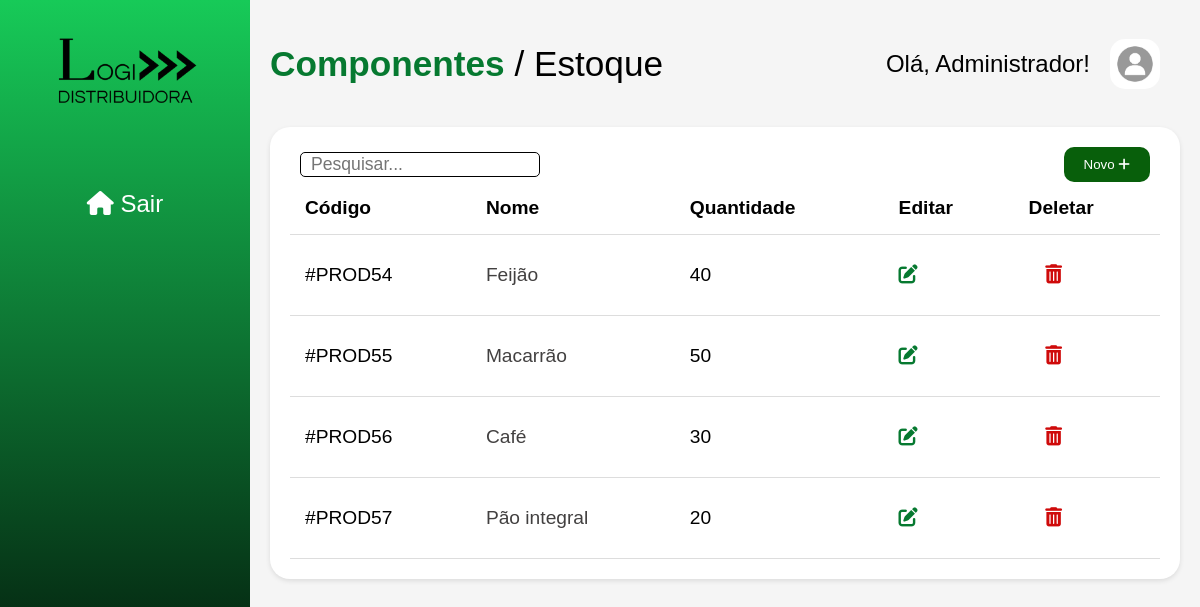
Before: /produtos/ (signed in) with the older database file.
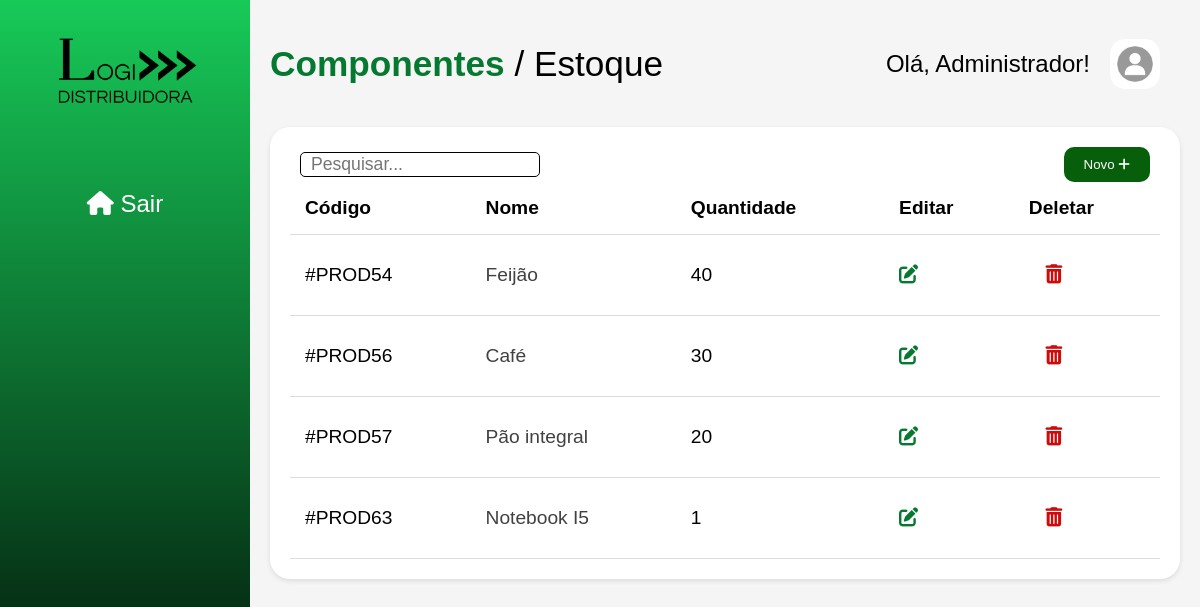
After: the same page with the newer database file.
### produtos/models.py (models this page shows, shortened)
class Produto (models.Model):
    nome = models.CharField(max_length=100)
    descricao = models.TextField(blank=True, null=True)
    preco = models.DecimalField(max_digits=10, decimal_places=2, default=0.00)
    quantidade = models.IntegerField()
    data_cadastro = models.DateField(default=timezone.now)

### estoque/views.py (the view)
# urls.py: path('produtos/', views.pagina_inicial, name='pagina_inicial'),  # Certifique-se de que você está incluindo as URLs do app 'produtos'
@login_required
def pagina_inicial(request):
    produtos = Produto.objects.all()
    return render(request, 'estoque/pagina_inicial.html', {'produtos': produtos})

### templates/estoque/pagina_inicial.html (shortened to what this page needs)
{% load static %}
<!DOCTYPE html>
<html>
<head>
  <link rel="stylesheet" href="https://cdnjs.cloudflare.com/ajax/libs/font-awesome/6.0.0/css/all.min.css" />
  <link rel="stylesheet" href="{% static 'css/main_page.css' %}">
</head>
<body>
  <div class="container">
    <aside class="sidebar">
      <div class="logo">
        <img src="{% static 'img/logo_oficial.png' %}" alt="Logo">
      </div>
      <ul class="menu">
        <li><a href="{% url 'login' %}"><i class="fas fa-home"></i> Sair</a></li>
      </ul>
    </aside>
    <main class="content">
      <header>
        <h1><span>Componentes </span> / Estoque</h1>
        <div class="user-info">
          <span>Olá, {{ user.first_name }}!</span>
          <img src="{% static 'img/user.jpeg' %}" alt="Foto do usuário">
        </div>
      </header>
      <section class="inventory">
        <div class="search-bar">
          <input type="text" placeholder="Pesquisar...">
          <a href="{% url 'cadastrar_produto' %}"><button class="new-item">Novo <i class="fas fa-plus"></i></button></a>
        </div>
        <table>
          <thead>
            <tr>
              <th>Código</th>
              <th>Nome</th>
              <th>Quantidade</th>
              <th>Editar</th>
              <th>Deletar</th>
            </tr>
          </thead>
          <tbody>
            <tr>
                {% for produto in produtos %}
                    <td>
                      #PROD{{ produto.id }}
                    </td>
                    <td>
                      <a href="{% url 'detalhe_produto' produto.id %}" id="edit">{{ produto.nome }}</a>
                    </td>
                    <td>
                      {{ produto.quantidade }}
                    </td>
                    <td>
                      <a href="{% url 'editar_produto' produto.id %}" class="edit">
                        <i class="fas fa-edit"></i>
                      </a>
                    </td>
                    <td>
                        <button class="delete" data-id="{{ produto.id }}">
                            <i class="fas fa-trash-alt"></i>
                        </button>
                    </td>
                    </tr>
                {% endfor %}
          </tbody>
        </table>
      </section>
    </main>
  </div>
</body>
</html>

Changed rows visible on the page:
removed Produto: id "55", nome "Macarrão", quantidade "50"
added Produto: id "63", nome "Notebook I5", quantidade "1"
